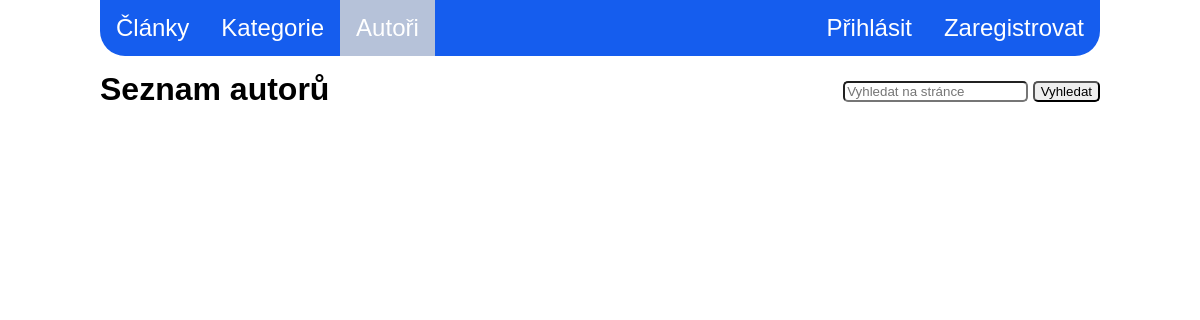
The page /authors.php on the database as committed earlier.
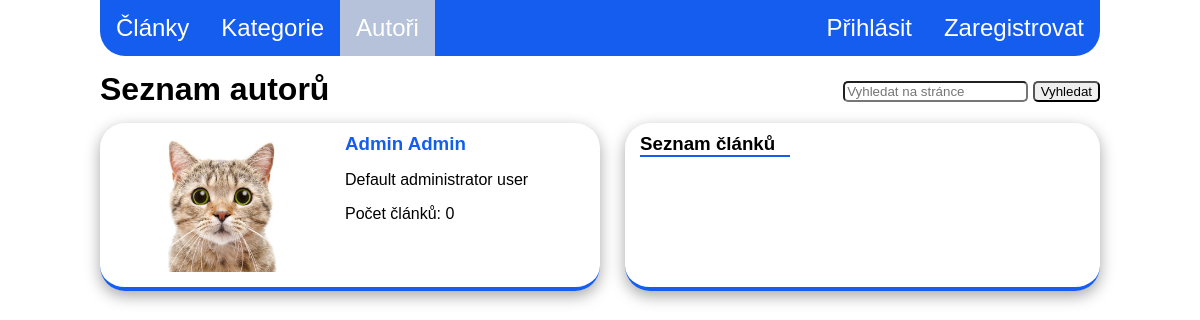
The same page on the database as committed later.
### tables this page shows
CREATE TABLE users(
    id INT(6) UNSIGNED AUTO_INCREMENT PRIMARY KEY,
    name VARCHAR(50) NOT NULL,
    surname VARCHAR(50) NOT NULL,
	username VARCHAR(100),
    email VARCHAR(100),
    password varchar(200),
    id_role INT(6) UNSIGNED,
    id_image INT(6) UNSIGNED,
    description VARCHAR(500),
    CONSTRAINT fk_id_role FOREIGN KEY (id_role)
    REFERENCES roles(id),
    CONSTRAINT fk_id_image FOREIGN KEY (id_image)
    REFERENCES images(id)
)
DEFAULT;

CREATE TABLE images(
    id INT(6) UNSIGNED AUTO_INCREMENT PRIMARY KEY,
    name varchar(50),
    description varchar(20),
    path varchar(200)
)
DEFAULT;

### Model/Database.php (called while the page is built, shortened)
<?php
class Database
{
    protected $conn;
    public function __construct()
    {
        $this->conn = new PDO(
            'mysql:host=' . self::HOST . ';dbname=' . self::DBNAME,
            self::USER,
            self::PASSWORD, [
            PDO::ATTR_ERRMODE => PDO::ERRMODE_EXCEPTION,
        ]);
        $this->conn->query('SET NAMES utf8');
    }
    public function select($sql)
    {
        $stmt = $this->execute($sql);
        return $stmt->fetchAll();
    }
    public function selectWithParams($sql, $params = []){
        $stmt = $this->execute($sql, $params);
        return $stmt->fetchAll();
    }
    protected function execute($sql, $params = [])
    {
        $stmt = $this->conn->prepare($sql);
        $stmt->execute($params);
        return $stmt;
    }
}

### Model/UserRepo.php (called while the page is built, shortened)
<?php
class UserRepo
{
    protected $db;
    public function __construct(Database $db)
    {
        $this->db = $db;
    }
    public function getAuthors(){
        $sql = 'SELECT u.id as id, u.name as name, u.surname as surname,
                u.username as username, u.email as email, u.id_role as id_role,
                r.name as role_description, u.description as description, i.path as path
                FROM users u INNER JOIN
                roles r on r.id = u.id_role
                INNER JOIN images i on i.id = u.id_image';
        return $this->db->select($sql);
    }
}

### Model/ArticleRepo.php (called while the page is built, shortened)
<?php
class ArticleRepo
{
    protected $db;
    public function __construct(Database $db)
    {
        $this->db = $db;
    }
    public function getArticlesByAuthor($id)
    {
        $sql = 'SELECT a.*, au.name, au.surname, i.path FROM articles a
                INNER JOIN users au on a.id_author = au.id
                INNER JOIN images i on i.id = a.id_image
                WHERE a.id_author = :id';
        return $this->db->selectWithParams($sql, ['id' => $id]);
    }
}

### authors.php (the view, shortened to what this page needs)
<!doctype html>
<html lang="en">
<head>
    <link rel="stylesheet" href="Style/authors.css">
</head>
<body>
<?php
require_once 'Model/Database.php';
require_once 'Model/UserRepo.php';
require_once 'Model/ArticleRepo.php';
require_once 'nav_bar.php';
$db = new Database();
$repo = new UserRepo($db);
$authors = $repo->getAuthors();
$repo = new ArticleRepo($db);
?>
<div class="header">
    <div class="inner">
        <h1>Seznam autorů</h1>
        <?php require_once 'search_form.php'?>
    </div>
</div>
<div class="authors">
    <?php foreach($authors as $author): ?>
        <?php
            $articles = $repo->getArticlesByAuthor($author['id']);
        ?>
        <div class="author">
            <div class="image">
                <a href="author_category.php?id_author=<?= $author['id'] ?>"><img src="<?= $author['path'] ?>" alt=""></a>
            </div>
            <div class="detail">
                <div class="name">
                    <a href="author_category.php?id_author=<?= $author['id'] ?>"><h3><?= $author['name']. ' '. $author['surname'] ?></h3></a>
                </div>
                <div class="info">
                    <p><?= $author['description'] ?></p>
                    <p>Počet článků: <?= count($articles) ?></p>
                </div>
            </div>
        </div>
        <div class="article_list">
            <h3>Seznam článků</h3>
        </div>
    <?php endforeach; ?>
</div>
</body>
</html>

### nav_bar.php (shortened to what this page needs)
<!doctype html>
<html lang="en">
<head>
    <link rel="stylesheet" href="Style/nav_bar.css">
</head>
<body>
<?php
$selected = 'index';
$tabs = ['Články', 'Kategorie', 'Autoři', 'Administrace'];
$pages = ['index.php', 'categories.php', 'authors.php', 'administration_articles.php'];
$actual_link = "$_SERVER[PHP_SELF]";
$slash_pos = strripos($actual_link, '/');
$file = substr($actual_link, $slash_pos + 1);
$is_logged = false;
foreach($pages as $page){
    if ($file === $page){
        $selected = $page;
        break;
    }
}
?>
<div>
    <ul class="nav_bar">
        <?php foreach ($tabs as $i => $tab): ?>
            <?php if($i > 2): break; endif;?>
                <li><a class="<?= $selected === $pages[$i] ? 'selected' : '' ?>" href="<?= $pages[$i] ?>"><?= $tabs[$i] ?></a></li>
        <?php endforeach; ?>
        <div class="login_logout">
            <?php if($is_logged): ?>
                <li><a href="update_user.php?id=<?= $_SESSION['id'] ?>"><?= $_SESSION['name']. ' '. $_SESSION['surname']?></a></li>
                <li><a href="logout.php">Odhlásit</a></li>
            <?php else: ?>
                <li><a href="login.php">Přihlásit</a></li>
                <li><a href="register.php">Zaregistrovat</a></li>
            <?php endif; ?>
        </div>
    </ul>
</div>
</body>
</html>

### search_form.php (shortened to what this page needs)
<div class="form_div">
    <form action="search.php" method="get">
        <input type="search" placeholder="Vyhledat na stránce" name="search" value="<?=$_GET['search'] ?? ''?>">
        <button type="submit">Vyhledat</button>
    </form>
</div>

### Style/authors.css (style rules this page uses)
.authors { display: grid; grid-template-columns: 1fr 1fr; }
.image { padding: 15px; max-width: 200px; max-height: 200px; }
img { width: 100%; height: 100%; max-width: 220px; max-height: 170px; }
.author { display: flex; gap: 15px; border-bottom: solid 4px #155dee; box-shadow: rgba(0, 0, 0, 0.35) 0 5px 15px; margin-bottom: 20px; border-radius: 25px; }
a { text-decoration: none; color: #155dee; }
.detail { display: flex; flex-direction: column; }
.name { width: 100%; }
h3 { margin-left: 0; margin-bottom: 0; margin-top: 10px; }
.article_list { margin-bottom: 20px; margin-left: 25px; border-bottom: solid 4px #155dee; box-shadow: rgba(0, 0, 0, 0.35) 0px 5px 15px; border-radius: 25px; }
.article_list h3 { margin-left: 15px; border-bottom: solid 2px #155dee; max-width: 150px; margin-bottom: 10px; }
h1 { margin-bottom: 5px; margin-top: 15px; }

### Style/nav_bar.css (style rules this page uses)
body { font-family: sans-serif; max-width: 1000px; margin: 0 auto; padding-left: 20px; padding-right: 20px; }
.selected { background-color: #b6c2d9; }
.nav_bar, .admin_nav_bar { font-size: 150%; list-style-type: none; margin: 0; padding: 0; overflow: hidden; background-color: #155dee; top: 0; width: 100%; max-width: 1300px; }
.nav_bar { border-bottom-left-radius: 25px; border-bottom-right-radius: 25px; }
a { margin: 0; }
li { float: left; }
.nav_bar li a, .admin_nav_bar li a { display: block; color: white; text-align: center; padding: 14px 16px; text-decoration: none; }
.login_logout { display: flex; justify-content: right; }

### search_form.php (style rules this page uses)
.form_div { display: flex; justify-content: right; margin-top: 25px; margin-bottom: 0; }
.inner { display: flex; justify-content: space-between; margin-bottom: 10px; }
.form_div input, .form_div button { border-radius: 5px; }

Rows that differ between the two databases and show on the page:
added users: id_image.path (picture), name "Admin", surname "Admin", description "Default administrator user", count($articles) "0"
